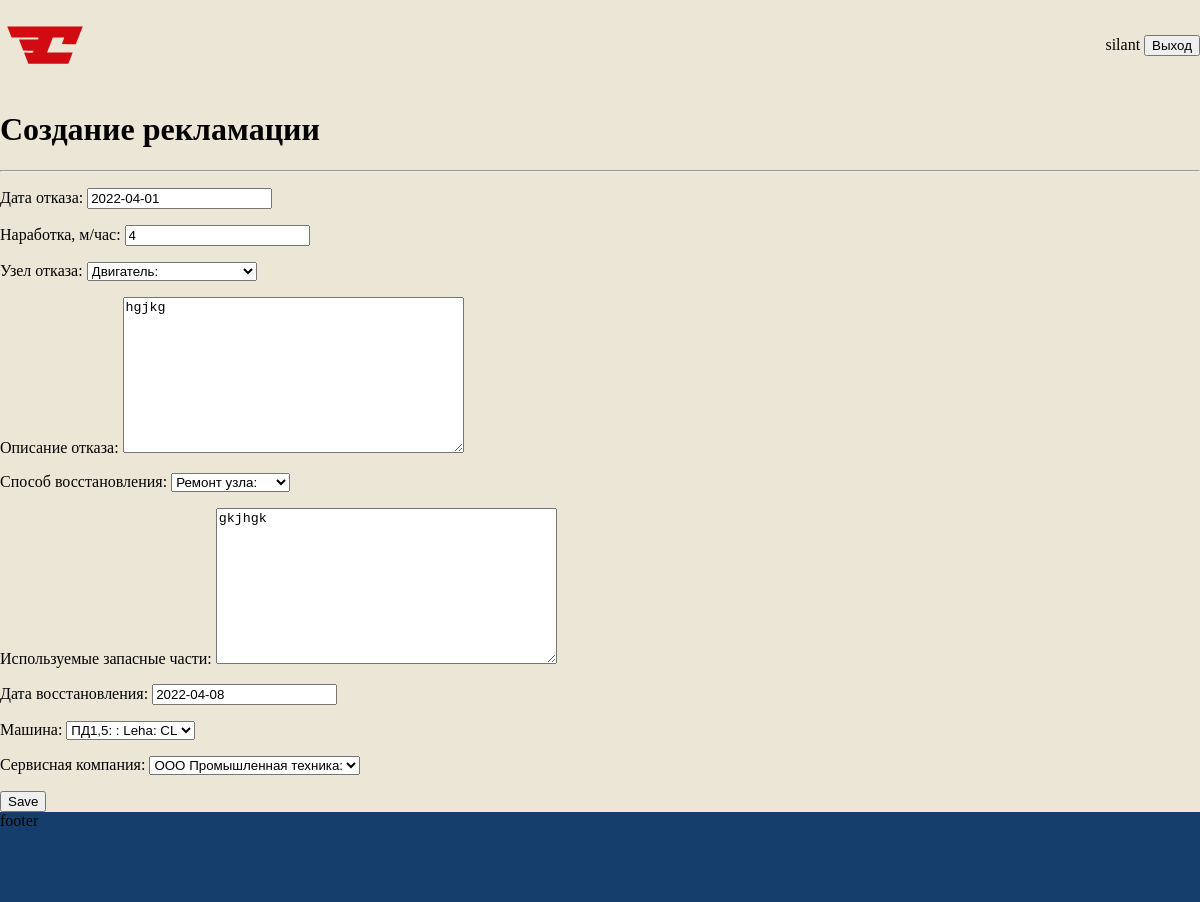
The app's page /complaints/2/update/ (signed in), older data.
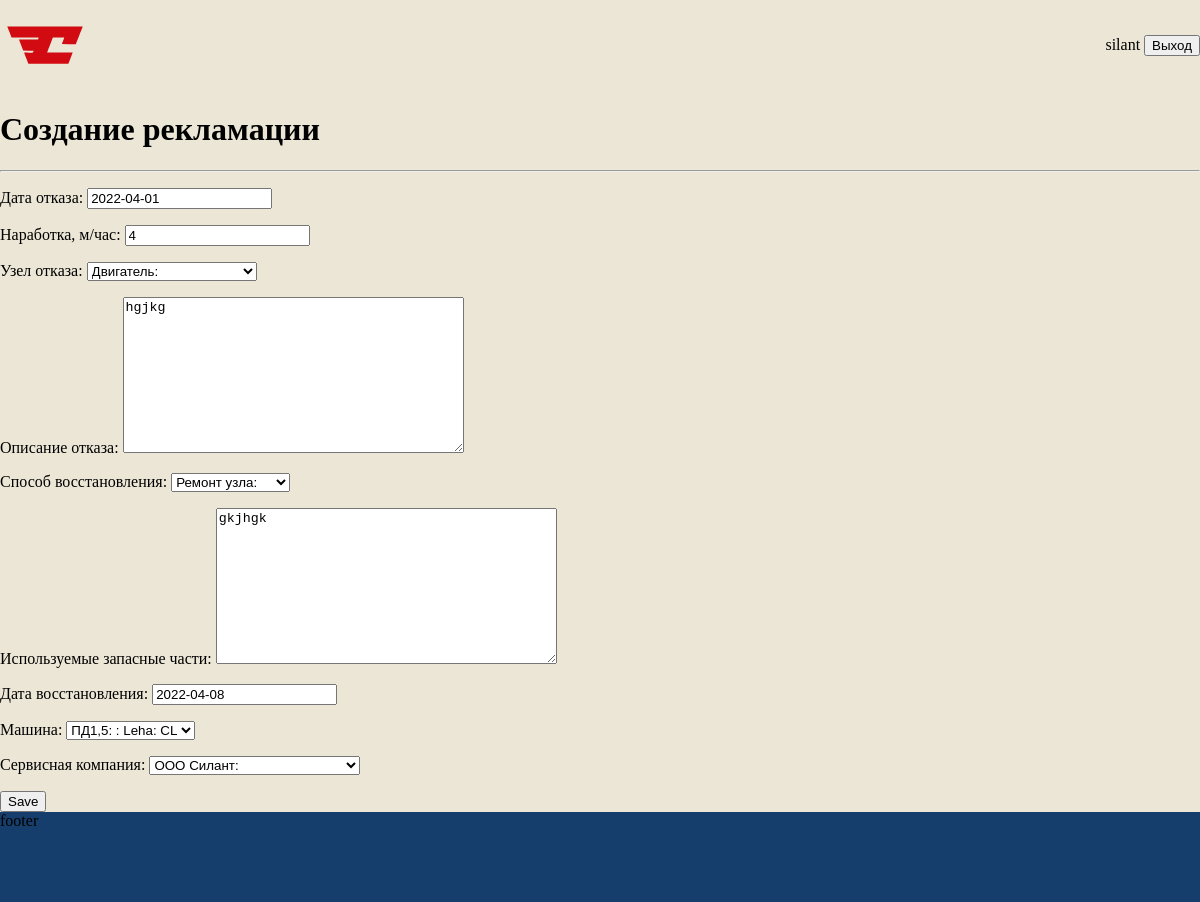
The same page, newer data.
### service/models.py (models this page shows, shortened)
class Complaints(models.Model):
    date_refusal = models.DateField(auto_now_add=False, verbose_name='Дата отказа')
    operating_time = models.IntegerField(default=0, verbose_name='Наработка, м/час')
    failure_node = models.ForeignKey(references.FailureNode, on_delete=models.PROTECT, verbose_name='Узел отказа')
    description_failure = models.TextField(verbose_name='	Описание отказа')
    recovery_method = models.ForeignKey(references.RecoveryMethod, on_delete=models.PROTECT,
                                        verbose_name='Способ восстановления')
    list_spare_parts = models.TextField(verbose_name='Используемые запасные части')
    date_restoration = models.DateField(auto_now_add=False, blank=True, null=True, verbose_name='Дата восстановления')
    equipment_downtime = models.IntegerField(blank=True, null=True, verbose_name='Время простоя техники')
    car = models.ForeignKey(Car, on_delete=models.PROTECT, verbose_name='Mашина')
    service_company = models.ForeignKey(references.ServiceCompany, on_delete=models.PROTECT,
                                        verbose_name='Cервисная компания')
    class Meta:
        verbose_name = 'Рекламации'
        verbose_name_plural = 'Рекламации'

### service/views.py (the view)
# urls.py: path('complaints/<int:pk>/update/', views.ComplaintsUpdate.as_view(), name='complaints_update'),
class ComplaintsUpdate(PermissionRequiredMixin, UpdateView):
    permission_required = 'service.change_complaints'
    template_name = 'complaints_create.html'
    form_class = CreateComplaints
    model = Complaints

### service/forms.py
class CreateComplaints(ModelForm):
    class Meta:
        model = Complaints
        fields = [
            'date_refusal', 'operating_time', 'failure_node', 'description_failure',
            'recovery_method', 'list_spare_parts', 'date_restoration', 'car', 'service_company'
        ]

### accounts/models.py (called while the page is built)
    def __str__(self):
        return f'{self.user}: {self.position}'

### references/models.py (called while the page is built)
    def __str__(self):
        return f'{self.title}: {self.description}'

    def __str__(self):
        return f'{self.title}: {self.description}'

    def __str__(self):
        return f'{self.title}: {self.description}'

    def __str__(self):
        return f'{self.title}: {self.description}'

### service/models.py (called while the page is built)
    def __str__(self):
        return f'{self.model_technique}: {self.client}'

### templates/complaints_create.html (shortened to what this page needs)
{% extends 'base.html' %}
{% block content %}
<h1>Создание рекламации</h1>
<hr>
<form action="" method="post">
    {{ form.as_p }}
    <input type="submit" value="Save" />
</form>
{% endblock content %}

### templates/base.html (shortened to what this page needs)
<!DOCTYPE html>
<html lang="en">
<head>
    {% load static %}
    {% load account %}
    <link href="{% static 'styles/home.css' %}" rel="stylesheet">
    <link href="{% static 'styles/base.css' %}" rel="stylesheet" >
</head>
<body>
<header>
    <nav class="top-navigation-wrap">
        <img class="logo" src="{% static 'images/logo.svg' %}" alt="LOGO">
        <nav>
            {% if request.user.is_authenticated %}
            <span> {{ user }}</span>
        <a class="account_logout" href="{% url 'account_logout' %}">
            <button>Выход</button>
        </a>
            {% elif not request.user.is_authenticated %}
        <a class="navbar-brand" href="{% url 'account_login' %}">
            <button>Вход</button>
        </a>
             {% endif %}
        </nav>
    </nav>
</header>
<main>
    {% block content %}{% endblock content %}
</main>
<footer>
    footer
</footer>
</body>
</html>

### static/styles/base.css (style rules this page uses)
html, body { height: 100%; }
html { display: table; margin: auto; }
body { display: table-cell; max-width: 1440px; background-color: #EBE6D6; margin: 0; padding: 0; }
header { display: grid; align-items: center; max-width: 1440px; height: 90px; width: 100vw; }
footer { width: 100%; height: 90px; background-color: #163E6C; }
.logo { max-width: 90px; }
.top-navigation-wrap { display: flex; flex-direction: row; justify-content: space-between; align-items: center; }

Row changes from the older to the newer data that the page shows:
changed Complaints "Двигатель:": service_company "ООО Промышленная техника:" → "ООО Силант:"
